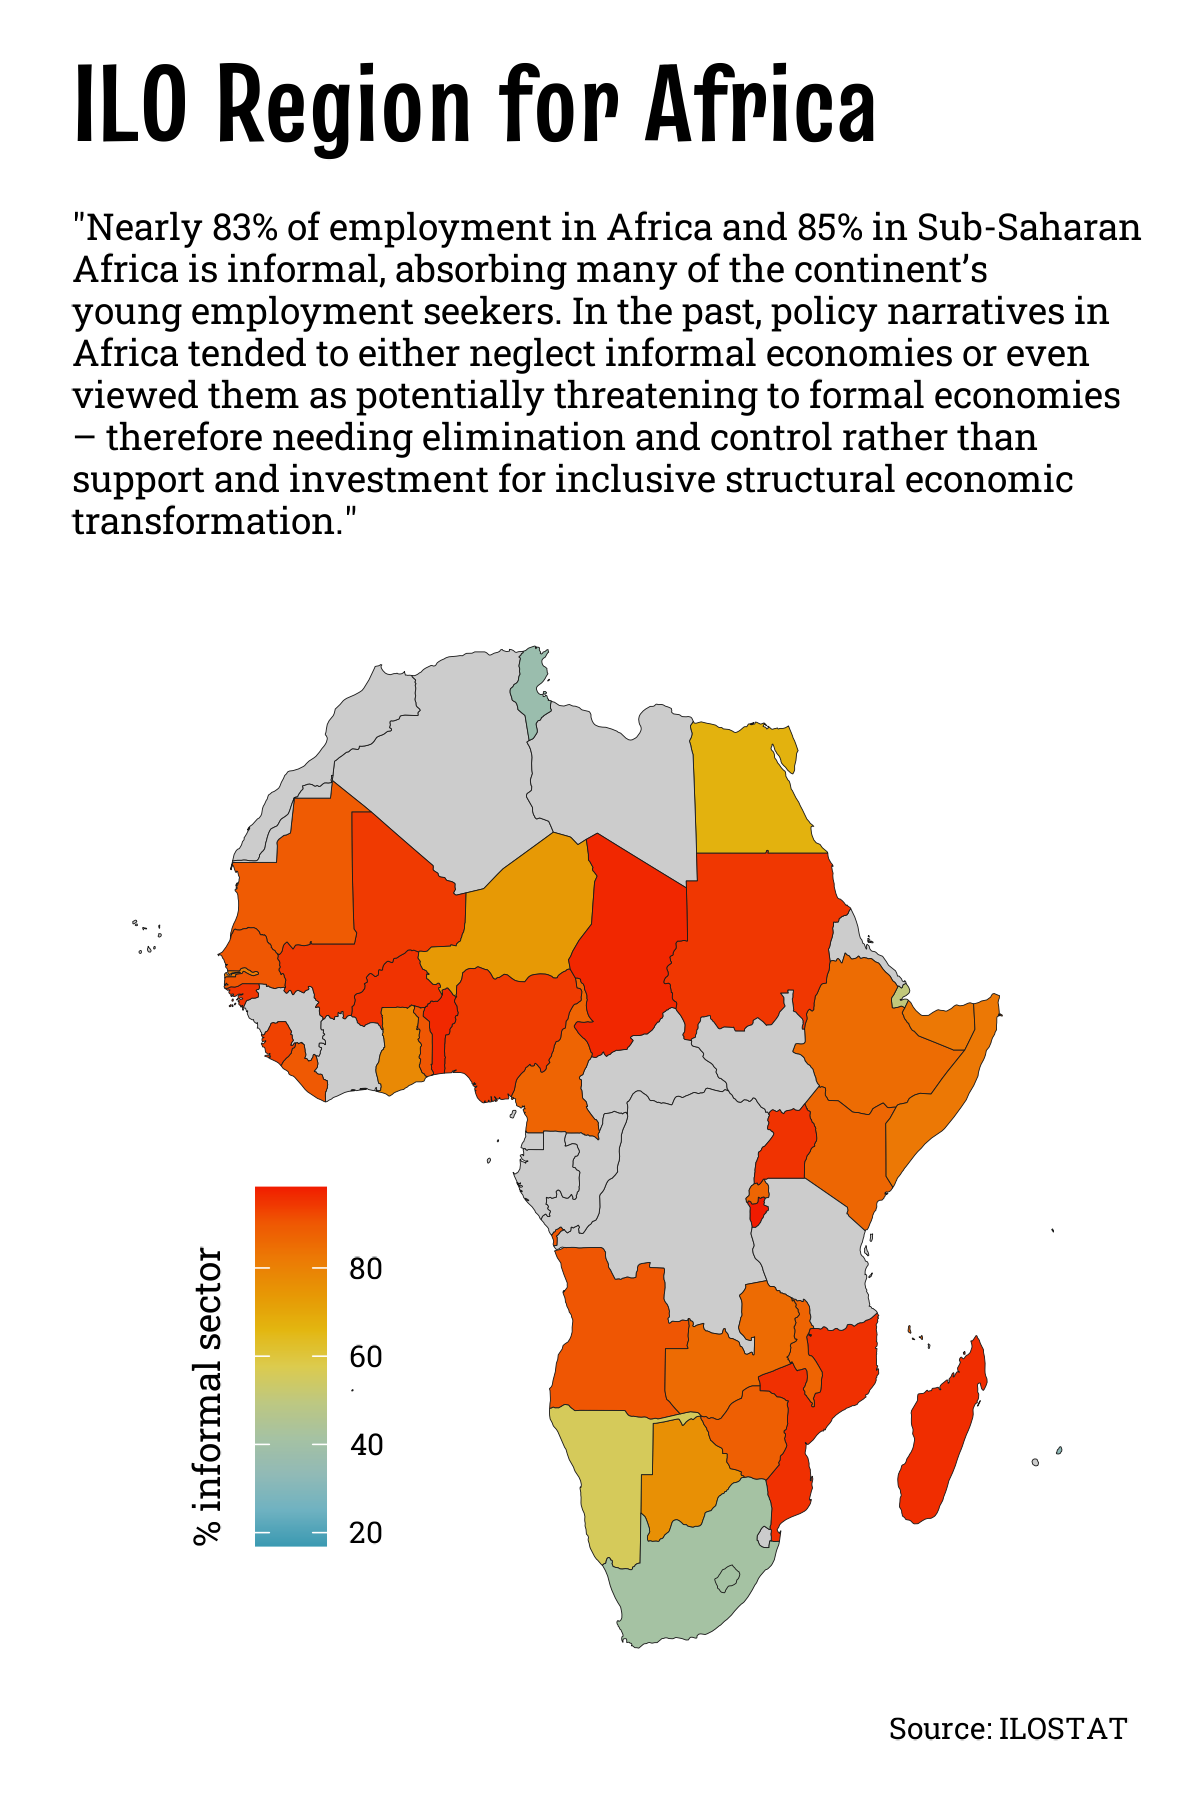

The R source for this figure:

library(tidyverse)
library(countrycode)
library(showtext) 

font_add_google("Truculenta", "truculenta")
font_add_google("Roboto Slab", "robotoslab")
showtext_auto()

pal <- wesanderson::wes_palette("Zissou1", 21, type = "continuous")

df <- read_csv("./2024/data/EMP_NIFL_SEX_RT_A-full-2024-04-23.csv") |> 
  janitor::clean_names() |> 
  filter(sex_label == "Sex: Total") |> 
  filter(time == max(time),
         .by = ref_area_label) |> 
  select(ref_area_label, time, obs_value) 

world_map <- map_data("world") |> 
  mutate(continent = countrycode::countryname(region, "continent")) |> 
  filter(continent == "Africa") |> 
  filter(lat > -35)

countries <- world_map |> 
  distinct(region) |>  
  rowid_to_column() |> 
  left_join(
    df,
    by = join_by(region == ref_area_label)
  ) 

countries %>% 
  ggplot(aes(fill = obs_value, map_id = region)) +
  geom_map(map = world_map,
           colour = "grey10",
           linewidth = 0.1) +
  scale_fill_gradientn(colours = pal,
                       na.value = "grey80") +
  expand_limits(x = world_map$long, y = world_map$lat) +
  labs(
    title = "ILO Region for Africa",
    subtitle = str_wrap("\"Nearly 83% of employment in Africa and 85% in Sub-Saharan Africa is informal, absorbing many of the continent’s young employment seekers. In the past, policy narratives in Africa tended to either neglect informal economies or even viewed them as potentially threatening to formal economies – therefore needing elimination and control rather than support and investment for inclusive structural economic transformation.\"", 60),
    caption = "Source: ILOSTAT",
    fill = "% informal sector") +
  coord_map("moll") +
  theme_void() +
  theme(
    legend.position = c(0.2, 0.3),
    legend.title.position = "left",
    legend.title = element_text(angle = 90),
    text = element_text(family = "robotoslab",
                        size = 28),
    plot.title.position = "plot",
    plot.margin = margin(10, 10, 10, 10),
    plot.title = element_text(family = "truculenta",
                              face = "bold",
                              size = 82),
    plot.subtitle = element_text(lineheight = 0.3,
                                 margin = margin(0,0,10,0))
  )

ggsave(
  "./2024/R/24_ilo-africa.png",
  bg = "white",
  width = 4,
  height = 6,
)

system("open ./2024/R/24_ilo-africa.png")
